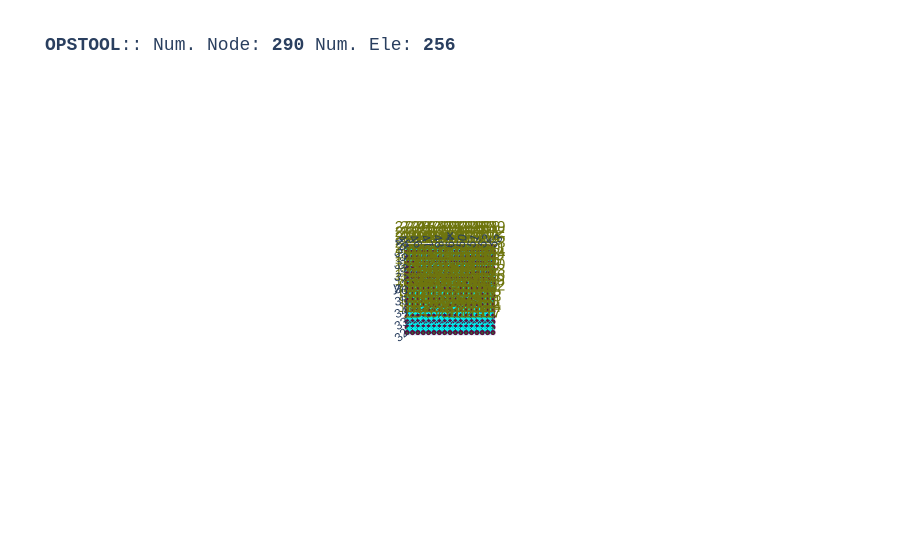

Source (notebook cell):
### Code cell
opst.vis.plotly.plot_model(show_node_numbering=True)

### Figure 1 — Plotly figure (JSON) as saved in the notebook; plotly's stock layout.template omitted (floating-point values rounded to 4 significant figures; data arrays with more than 128 entries replaced by an {"elided": "..."} marker saying what was removed)
{"data": [{"color": "#00FFFF", "hoverinfo": "skip", "i": {"elided": "512 int values"}, "j": {"elided": "512 int values"}, "k": {"elided": "512 int values"}, "name": "BBarFourNodeQuadUP", "opacity": 1, "type": "mesh3d", "x": {"elided": "1024 float values"}, "y": {"elided": "1024 float values"}, "z": {"elided": "1024 float values"}}, {"connectgaps": false, "hoverinfo": "skip", "line": {"color": "black", "width": 1}, "mode": "lines", "name": "Edge", "type": "scatter3d", "x": {"elided": "1536 float values"}, "y": {"elided": "1536 float values"}, "z": {"elided": "1536 float values"}}, {"customdata": {"elided": "256 str values"}, "hovertemplate": "%{customdata}", "marker": {"color": "#00FFFF", "size": 3, "symbol": "diamond-open"}, "mode": "markers", "name": "BBarFourNodeQuadUP", "type": "scatter3d", "x": {"elided": "256 float values"}, "y": {"elided": "256 float values"}, "z": {"elided": "256 float values"}}, {"customdata": {"elided": "290 str values"}, "hovertemplate": "x: %{x}<br>y: %{y}<br>z: %{z} <br>nodeTag: %{customdata}", "marker": {"color": "#580f41", "size": 3, "symbol": "circle"}, "mode": "markers", "name": "Nodes", "type": "scatter3d", "x": {"elided": "290 float values"}, "y": {"elided": "290 float values"}, "z": {"elided": "290 float values"}}, {"mode": "text", "name": "Node Tag", "text": {"elided": "290 str values"}, "textfont": {"color": "#6e750e", "size": 15}, "type": "scatter3d", "x": {"elided": "290 float values"}, "y": {"elided": "290 float values"}, "z": {"elided": "290 float values"}}, {"connectgaps": false, "hoverinfo": "skip", "line": {"color": "#15b01a", "width": 1}, "mode": "lines", "name": "BC", "type": "scatter3d", "x": {"elided": "294 float values"}, "y": {"elided": "294 float values"}, "z": {"elided": "294 float values"}}], "layout": {"autosize": true, "font": {"family": "Arial, sans-serif"}, "scene": {"aspectmode": "data", "camera": {"eye": {"x": 0, "y": -0.1, "z": 10}}, "dragmode": "pan", "xaxis": {"showbackground": false}, "yaxis": {"showbackground": false}, "zaxis": {"showbackground": true, "showgrid": true, "showticklabels": false, "ticks": "", "title": {"text": ""}, "visible": true}}, "showlegend": false, "title": {"font": {"family": "courier", "size": 18}, "text": "<b>OPSTOOL</b>:: Num. Node: <b>290</b> Num. Ele: <b>256</b>"}}}
